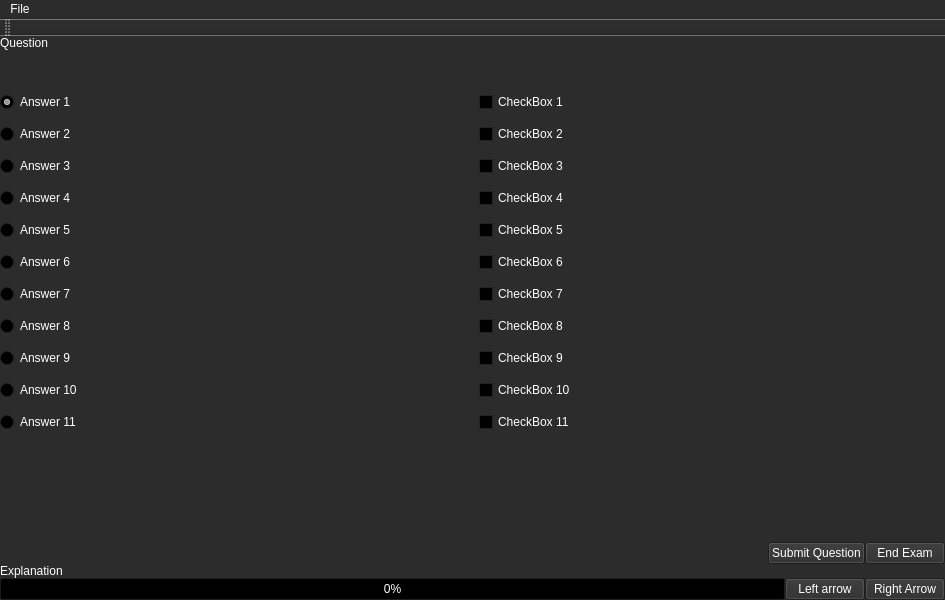
<?xml version="1.0" encoding="UTF-8"?>
<ui version="4.0">
 <class>MainWindow</class>
 <widget class="QMainWindow" name="MainWindow">
  <property name="geometry">
   <rect>
    <x>0</x>
    <y>0</y>
    <width>945</width>
    <height>600</height>
   </rect>
  </property>
  <property name="palette">
   <palette>
    <active>
     <colorrole role="WindowText">
      <brush brushstyle="SolidPattern">
       <color alpha="255">
        <red>255</red>
        <green>255</green>
        <blue>255</blue>
       </color>
      </brush>
     </colorrole>
     <colorrole role="Button">
      <brush brushstyle="SolidPattern">
       <color alpha="255">
        <red>44</red>
        <green>44</green>
        <blue>44</blue>
       </color>
      </brush>
     </colorrole>
     <colorrole role="Light">
      <brush brushstyle="SolidPattern">
       <color alpha="255">
        <red>66</red>
        <green>66</green>
        <blue>66</blue>
       </color>
      </brush>
     </colorrole>
     <colorrole role="Midlight">
      <brush brushstyle="SolidPattern">
       <color alpha="255">
        <red>55</red>
        <green>55</green>
        <blue>55</blue>
       </color>
      </brush>
     </colorrole>
     <colorrole role="Dark">
      <brush brushstyle="SolidPattern">
       <color alpha="255">
        <red>22</red>
        <green>22</green>
        <blue>22</blue>
       </color>
      </brush>
     </colorrole>
     <colorrole role="Mid">
      <brush brushstyle="SolidPattern">
       <color alpha="255">
        <red>29</red>
        <green>29</green>
        <blue>29</blue>
       </color>
      </brush>
     </colorrole>
     <colorrole role="Text">
      <brush brushstyle="SolidPattern">
       <color alpha="255">
        <red>255</red>
        <green>255</green>
        <blue>255</blue>
       </color>
      </brush>
     </colorrole>
     <colorrole role="BrightText">
      <brush brushstyle="SolidPattern">
       <color alpha="255">
        <red>255</red>
        <green>255</green>
        <blue>255</blue>
       </color>
      </brush>
     </colorrole>
     <colorrole role="ButtonText">
      <brush brushstyle="SolidPattern">
       <color alpha="255">
        <red>255</red>
        <green>255</green>
        <blue>255</blue>
       </color>
      </brush>
     </colorrole>
     <colorrole role="Base">
      <brush brushstyle="SolidPattern">
       <color alpha="255">
        <red>0</red>
        <green>0</green>
        <blue>0</blue>
       </color>
      </brush>
     </colorrole>
     <colorrole role="Window">
      <brush brushstyle="SolidPattern">
       <color alpha="255">
        <red>44</red>
        <green>44</green>
        <blue>44</blue>
       </color>
      </brush>
     </colorrole>
     <colorrole role="Shadow">
      <brush brushstyle="SolidPattern">
       <color alpha="255">
        <red>0</red>
        <green>0</green>
        <blue>0</blue>
       </color>
      </brush>
     </colorrole>
     <colorrole role="AlternateBase">
      <brush brushstyle="SolidPattern">
       <color alpha="255">
        <red>22</red>
        <green>22</green>
        <blue>22</blue>
       </color>
      </brush>
     </colorrole>
     <colorrole role="ToolTipBase">
      <brush brushstyle="SolidPattern">
       <color alpha="255">
        <red>255</red>
        <green>255</green>
        <blue>220</blue>
       </color>
      </brush>
     </colorrole>
     <colorrole role="ToolTipText">
      <brush brushstyle="SolidPattern">
       <color alpha="255">
        <red>0</red>
        <green>0</green>
        <blue>0</blue>
       </color>
      </brush>
     </colorrole>
     <colorrole role="PlaceholderText">
      <brush brushstyle="SolidPattern">
       <color alpha="127">
        <red>255</red>
        <green>255</green>
        <blue>255</blue>
       </color>
      </brush>
     </colorrole>
     <colorrole role="Accent">
      <brush brushstyle="SolidPattern">
       <color alpha="255">
        <red>0</red>
        <green>0</green>
        <blue>0</blue>
       </color>
      </brush>
     </colorrole>
    </active>
    <inactive>
     <colorrole role="WindowText">
      <brush brushstyle="SolidPattern">
       <color alpha="255">
        <red>255</red>
        <green>255</green>
        <blue>255</blue>
       </color>
      </brush>
     </colorrole>
     <colorrole role="Button">
      <brush brushstyle="SolidPattern">
       <color alpha="255">
        <red>44</red>
        <green>44</green>
        <blue>44</blue>
       </color>
      </brush>
     </colorrole>
     <colorrole role="Light">
      <brush brushstyle="SolidPattern">
       <color alpha="255">
        <red>66</red>
        <green>66</green>
        <blue>66</blue>
       </color>
      </brush>
     </colorrole>
     <colorrole role="Midlight">
      <brush brushstyle="SolidPattern">
       <color alpha="255">
        <red>55</red>
        <green>55</green>
        <blue>55</blue>
       </color>
      </brush>
     </colorrole>
     <colorrole role="Dark">
      <brush brushstyle="SolidPattern">
       <color alpha="255">
        <red>22</red>
        <green>22</green>
        <blue>22</blue>
       </color>
      </brush>
     </colorrole>
     <colorrole role="Mid">
      <brush brushstyle="SolidPattern">
       <color alpha="255">
        <red>29</red>
        <green>29</green>
        <blue>29</blue>
       </color>
      </brush>
     </colorrole>
     <colorrole role="Text">
      <brush brushstyle="SolidPattern">
       <color alpha="255">
        <red>255</red>
        <green>255</green>
        <blue>255</blue>
       </color>
      </brush>
     </colorrole>
     <colorrole role="BrightText">
      <brush brushstyle="SolidPattern">
       <color alpha="255">
        <red>255</red>
        <green>255</green>
        <blue>255</blue>
       </color>
      </brush>
     </colorrole>
     <colorrole role="ButtonText">
      <brush brushstyle="SolidPattern">
       <color alpha="255">
        <red>255</red>
        <green>255</green>
        <blue>255</blue>
       </color>
      </brush>
     </colorrole>
     <colorrole role="Base">
      <brush brushstyle="SolidPattern">
       <color alpha="255">
        <red>0</red>
        <green>0</green>
        <blue>0</blue>
       </color>
      </brush>
     </colorrole>
     <colorrole role="Window">
      <brush brushstyle="SolidPattern">
       <color alpha="255">
        <red>44</red>
        <green>44</green>
        <blue>44</blue>
       </color>
      </brush>
     </colorrole>
     <colorrole role="Shadow">
      <brush brushstyle="SolidPattern">
       <color alpha="255">
        <red>0</red>
        <green>0</green>
        <blue>0</blue>
       </color>
      </brush>
     </colorrole>
     <colorrole role="AlternateBase">
      <brush brushstyle="SolidPattern">
       <color alpha="255">
        <red>22</red>
        <green>22</green>
        <blue>22</blue>
       </color>
      </brush>
     </colorrole>
     <colorrole role="ToolTipBase">
      <brush brushstyle="SolidPattern">
       <color alpha="255">
        <red>255</red>
        <green>255</green>
        <blue>220</blue>
       </color>
      </brush>
     </colorrole>
     <colorrole role="ToolTipText">
      <brush brushstyle="SolidPattern">
       <color alpha="255">
        <red>0</red>
        <green>0</green>
        <blue>0</blue>
       </color>
      </brush>
     </colorrole>
     <colorrole role="PlaceholderText">
      <brush brushstyle="SolidPattern">
       <color alpha="127">
        <red>255</red>
        <green>255</green>
        <blue>255</blue>
       </color>
      </brush>
     </colorrole>
     <colorrole role="Accent">
      <brush brushstyle="SolidPattern">
       <color alpha="255">
        <red>0</red>
        <green>0</green>
        <blue>0</blue>
       </color>
      </brush>
     </colorrole>
    </inactive>
    <disabled>
     <colorrole role="WindowText">
      <brush brushstyle="SolidPattern">
       <color alpha="255">
        <red>22</red>
        <green>22</green>
        <blue>22</blue>
       </color>
      </brush>
     </colorrole>
     <colorrole role="Button">
      <brush brushstyle="SolidPattern">
       <color alpha="255">
        <red>44</red>
        <green>44</green>
        <blue>44</blue>
       </color>
      </brush>
     </colorrole>
     <colorrole role="Light">
      <brush brushstyle="SolidPattern">
       <color alpha="255">
        <red>66</red>
        <green>66</green>
        <blue>66</blue>
       </color>
      </brush>
     </colorrole>
     <colorrole role="Midlight">
      <brush brushstyle="SolidPattern">
       <color alpha="255">
        <red>55</red>
        <green>55</green>
        <blue>55</blue>
       </color>
      </brush>
     </colorrole>
     <colorrole role="Dark">
      <brush brushstyle="SolidPattern">
       <color alpha="255">
        <red>22</red>
        <green>22</green>
        <blue>22</blue>
       </color>
      </brush>
     </colorrole>
     <colorrole role="Mid">
      <brush brushstyle="SolidPattern">
       <color alpha="255">
        <red>29</red>
        <green>29</green>
        <blue>29</blue>
       </color>
      </brush>
     </colorrole>
     <colorrole role="Text">
      <brush brushstyle="SolidPattern">
       <color alpha="255">
        <red>22</red>
        <green>22</green>
        <blue>22</blue>
       </color>
      </brush>
     </colorrole>
     <colorrole role="BrightText">
      <brush brushstyle="SolidPattern">
       <color alpha="255">
        <red>255</red>
        <green>255</green>
        <blue>255</blue>
       </color>
      </brush>
     </colorrole>
     <colorrole role="ButtonText">
      <brush brushstyle="SolidPattern">
       <color alpha="255">
        <red>22</red>
        <green>22</green>
        <blue>22</blue>
       </color>
      </brush>
     </colorrole>
     <colorrole role="Base">
      <brush brushstyle="SolidPattern">
       <color alpha="255">
        <red>44</red>
        <green>44</green>
        <blue>44</blue>
       </color>
      </brush>
     </colorrole>
     <colorrole role="Window">
      <brush brushstyle="SolidPattern">
       <color alpha="255">
        <red>44</red>
        <green>44</green>
        <blue>44</blue>
       </color>
      </brush>
     </colorrole>
     <colorrole role="Shadow">
      <brush brushstyle="SolidPattern">
       <color alpha="255">
        <red>0</red>
        <green>0</green>
        <blue>0</blue>
       </color>
      </brush>
     </colorrole>
     <colorrole role="AlternateBase">
      <brush brushstyle="SolidPattern">
       <color alpha="255">
        <red>44</red>
        <green>44</green>
        <blue>44</blue>
       </color>
      </brush>
     </colorrole>
     <colorrole role="ToolTipBase">
      <brush brushstyle="SolidPattern">
       <color alpha="255">
        <red>255</red>
        <green>255</green>
        <blue>220</blue>
       </color>
      </brush>
     </colorrole>
     <colorrole role="ToolTipText">
      <brush brushstyle="SolidPattern">
       <color alpha="255">
        <red>0</red>
        <green>0</green>
        <blue>0</blue>
       </color>
      </brush>
     </colorrole>
     <colorrole role="PlaceholderText">
      <brush brushstyle="SolidPattern">
       <color alpha="127">
        <red>22</red>
        <green>22</green>
        <blue>22</blue>
       </color>
      </brush>
     </colorrole>
     <colorrole role="Accent">
      <brush brushstyle="SolidPattern">
       <color alpha="255">
        <red>31</red>
        <green>31</green>
        <blue>31</blue>
       </color>
      </brush>
     </colorrole>
    </disabled>
   </palette>
  </property>
  <property name="windowTitle">
   <string>MainWindow</string>
  </property>
  <widget class="QWidget" name="centralwidget">
   <property name="sizePolicy">
    <sizepolicy hsizetype="Expanding" vsizetype="Expanding">
     <horstretch>0</horstretch>
     <verstretch>0</verstretch>
    </sizepolicy>
   </property>
   <property name="autoFillBackground">
    <bool>false</bool>
   </property>
   <layout class="QGridLayout" name="gridLayout">
    <property name="leftMargin">
     <number>0</number>
    </property>
    <property name="topMargin">
     <number>0</number>
    </property>
    <property name="rightMargin">
     <number>0</number>
    </property>
    <property name="bottomMargin">
     <number>0</number>
    </property>
    <property name="spacing">
     <number>0</number>
    </property>
    <item row="0" column="0">
     <layout class="QHBoxLayout" name="horizontalLayout">
      <property name="spacing">
       <number>0</number>
      </property>
      <property name="sizeConstraint">
       <enum>QLayout::SetDefaultConstraint</enum>
      </property>
      <item>
       <layout class="QVBoxLayout" name="verticalLayout" stretch="10,80,1,1,1">
        <property name="spacing">
         <number>0</number>
        </property>
        <property name="sizeConstraint">
         <enum>QLayout::SetFixedSize</enum>
        </property>
        <item>
         <widget class="QLabel" name="Question">
          <property name="sizePolicy">
           <sizepolicy hsizetype="Expanding" vsizetype="Minimum">
            <horstretch>0</horstretch>
            <verstretch>0</verstretch>
           </sizepolicy>
          </property>
          <property name="text">
           <string>Question</string>
          </property>
          <property name="alignment">
           <set>Qt::AlignLeading|Qt::AlignLeft|Qt::AlignTop</set>
          </property>
          <property name="wordWrap">
           <bool>true</bool>
          </property>
         </widget>
        </item>
        <item>
         <layout class="QVBoxLayout" name="AnswerSelection" stretch="0,1">
          <property name="spacing">
           <number>12</number>
          </property>
          <property name="sizeConstraint">
           <enum>QLayout::SetNoConstraint</enum>
          </property>
          <item>
           <layout class="QHBoxLayout" name="AnswersBoxes">
            <item>
             <layout class="QVBoxLayout" name="SingleAnswers">
              <item>
               <widget class="QRadioButton" name="radioButton_1">
                <property name="enabled">
                 <bool>true</bool>
                </property>
                <property name="text">
                 <string>Answer 1</string>
                </property>
                <property name="checked">
                 <bool>true</bool>
                </property>
               </widget>
              </item>
              <item>
               <widget class="QRadioButton" name="radioButton_2">
                <property name="enabled">
                 <bool>true</bool>
                </property>
                <property name="text">
                 <string>Answer 2</string>
                </property>
                <property name="checked">
                 <bool>false</bool>
                </property>
               </widget>
              </item>
              <item>
               <widget class="QRadioButton" name="radioButton_3">
                <property name="enabled">
                 <bool>true</bool>
                </property>
                <property name="text">
                 <string>Answer 3</string>
                </property>
                <property name="checked">
                 <bool>false</bool>
                </property>
               </widget>
              </item>
              <item>
               <widget class="QRadioButton" name="radioButton_4">
                <property name="enabled">
                 <bool>true</bool>
                </property>
                <property name="text">
                 <string>Answer 4</string>
                </property>
                <property name="checked">
                 <bool>false</bool>
                </property>
               </widget>
              </item>
              <item>
               <widget class="QRadioButton" name="radioButton_5">
                <property name="enabled">
                 <bool>true</bool>
                </property>
                <property name="text">
                 <string>Answer 5</string>
                </property>
                <property name="checked">
                 <bool>false</bool>
                </property>
               </widget>
              </item>
              <item>
               <widget class="QRadioButton" name="radioButton_6">
                <property name="enabled">
                 <bool>true</bool>
                </property>
                <property name="text">
                 <string>Answer 6</string>
                </property>
                <property name="checked">
                 <bool>false</bool>
                </property>
               </widget>
              </item>
              <item>
               <widget class="QRadioButton" name="radioButton_7">
                <property name="enabled">
                 <bool>true</bool>
                </property>
                <property name="text">
                 <string>Answer 7</string>
                </property>
                <property name="checked">
                 <bool>false</bool>
                </property>
               </widget>
              </item>
              <item>
               <widget class="QRadioButton" name="radioButton_8">
                <property name="enabled">
                 <bool>true</bool>
                </property>
                <property name="text">
                 <string>Answer 8</string>
                </property>
                <property name="checked">
                 <bool>false</bool>
                </property>
               </widget>
              </item>
              <item>
               <widget class="QRadioButton" name="radioButton_9">
                <property name="text">
                 <string>Answer 9</string>
                </property>
                <property name="checked">
                 <bool>false</bool>
                </property>
               </widget>
              </item>
              <item>
               <widget class="QRadioButton" name="radioButton_10">
                <property name="text">
                 <string>Answer 10</string>
                </property>
                <property name="checked">
                 <bool>false</bool>
                </property>
               </widget>
              </item>
              <item>
               <widget class="QRadioButton" name="radioButton_11">
                <property name="text">
                 <string>Answer 11</string>
                </property>
                <property name="checked">
                 <bool>false</bool>
                </property>
               </widget>
              </item>
             </layout>
            </item>
            <item>
             <layout class="QVBoxLayout" name="MultipleAnswers">
              <item>
               <widget class="QCheckBox" name="checkBox_1">
                <property name="text">
                 <string>CheckBox 1</string>
                </property>
               </widget>
              </item>
              <item>
               <widget class="QCheckBox" name="checkBox_2">
                <property name="text">
                 <string>CheckBox 2</string>
                </property>
               </widget>
              </item>
              <item>
               <widget class="QCheckBox" name="checkBox_3">
                <property name="text">
                 <string>CheckBox 3</string>
                </property>
               </widget>
              </item>
              <item>
               <widget class="QCheckBox" name="checkBox_4">
                <property name="text">
                 <string>CheckBox 4</string>
                </property>
               </widget>
              </item>
              <item>
               <widget class="QCheckBox" name="checkBox_5">
                <property name="text">
                 <string>CheckBox 5</string>
                </property>
               </widget>
              </item>
              <item>
               <widget class="QCheckBox" name="checkBox_6">
                <property name="text">
                 <string>CheckBox 6</string>
                </property>
               </widget>
              </item>
              <item>
               <widget class="QCheckBox" name="checkBox_7">
                <property name="text">
                 <string>CheckBox 7</string>
                </property>
               </widget>
              </item>
              <item>
               <widget class="QCheckBox" name="checkBox_8">
                <property name="text">
                 <string>CheckBox 8</string>
                </property>
               </widget>
              </item>
              <item>
               <widget class="QCheckBox" name="checkBox_9">
                <property name="text">
                 <string>CheckBox 9</string>
                </property>
               </widget>
              </item>
              <item>
               <widget class="QCheckBox" name="checkBox_10">
                <property name="text">
                 <string>CheckBox 10</string>
                </property>
               </widget>
              </item>
              <item>
               <widget class="QCheckBox" name="checkBox_11">
                <property name="text">
                 <string>CheckBox 11</string>
                </property>
               </widget>
              </item>
             </layout>
            </item>
           </layout>
          </item>
          <item>
           <spacer name="verticalSpacer">
            <property name="orientation">
             <enum>Qt::Vertical</enum>
            </property>
            <property name="sizeHint" stdset="0">
             <size>
              <width>20</width>
              <height>40</height>
             </size>
            </property>
           </spacer>
          </item>
         </layout>
        </item>
        <item>
         <layout class="QHBoxLayout" name="horizontalLayout_4">
          <property name="sizeConstraint">
           <enum>QLayout::SetNoConstraint</enum>
          </property>
          <item>
           <spacer name="horizontalSpacer">
            <property name="orientation">
             <enum>Qt::Horizontal</enum>
            </property>
            <property name="sizeHint" stdset="0">
             <size>
              <width>40</width>
              <height>20</height>
             </size>
            </property>
           </spacer>
          </item>
          <item>
           <widget class="QPushButton" name="Submit_Question">
            <property name="text">
             <string>Submit Question</string>
            </property>
           </widget>
          </item>
          <item>
           <widget class="QPushButton" name="End_Exam">
            <property name="text">
             <string>End Exam</string>
            </property>
           </widget>
          </item>
         </layout>
        </item>
        <item>
         <widget class="QLabel" name="Reference">
          <property name="text">
           <string>Explanation</string>
          </property>
         </widget>
        </item>
        <item>
         <layout class="QHBoxLayout" name="horizontalLayout_2">
          <property name="sizeConstraint">
           <enum>QLayout::SetNoConstraint</enum>
          </property>
          <item>
           <widget class="QProgressBar" name="progressBar">
            <property name="palette">
             <palette>
              <active>
               <colorrole role="Highlight">
                <brush brushstyle="SolidPattern">
                 <color alpha="255">
                  <red>0</red>
                  <green>0</green>
                  <blue>127</blue>
                 </color>
                </brush>
               </colorrole>
              </active>
              <inactive>
               <colorrole role="Highlight">
                <brush brushstyle="SolidPattern">
                 <color alpha="255">
                  <red>0</red>
                  <green>0</green>
                  <blue>127</blue>
                 </color>
                </brush>
               </colorrole>
              </inactive>
              <disabled/>
             </palette>
            </property>
            <property name="value">
             <number>0</number>
            </property>
           </widget>
          </item>
          <item>
           <widget class="QPushButton" name="Left_Arrow">
            <property name="text">
             <string>Left arrow</string>
            </property>
           </widget>
          </item>
          <item>
           <widget class="QPushButton" name="Right_Arrow">
            <property name="text">
             <string>Right Arrow</string>
            </property>
           </widget>
          </item>
         </layout>
        </item>
       </layout>
      </item>
     </layout>
    </item>
   </layout>
  </widget>
  <widget class="QMenuBar" name="menubar">
   <property name="geometry">
    <rect>
     <x>0</x>
     <y>0</y>
     <width>945</width>
     <height>21</height>
    </rect>
   </property>
   <widget class="QMenu" name="menuFile">
    <property name="title">
     <string>File</string>
    </property>
    <addaction name="actionOpen"/>
    <addaction name="actionBegin_Exam"/>
    <addaction name="actionBegin_Review"/>
   </widget>
   <addaction name="menuFile"/>
  </widget>
  <widget class="QToolBar" name="toolBar">
   <property name="windowTitle">
    <string>toolBar</string>
   </property>
   <attribute name="toolBarArea">
    <enum>TopToolBarArea</enum>
   </attribute>
   <attribute name="toolBarBreak">
    <bool>false</bool>
   </attribute>
  </widget>
  <action name="actionOpen">
   <property name="text">
    <string>Open</string>
   </property>
  </action>
  <action name="actionBegin_Exam">
   <property name="text">
    <string>Begin Exam</string>
   </property>
  </action>
  <action name="actionBegin_Review">
   <property name="text">
    <string>Begin Review</string>
   </property>
  </action>
 </widget>
 <resources/>
 <connections/>
</ui>
